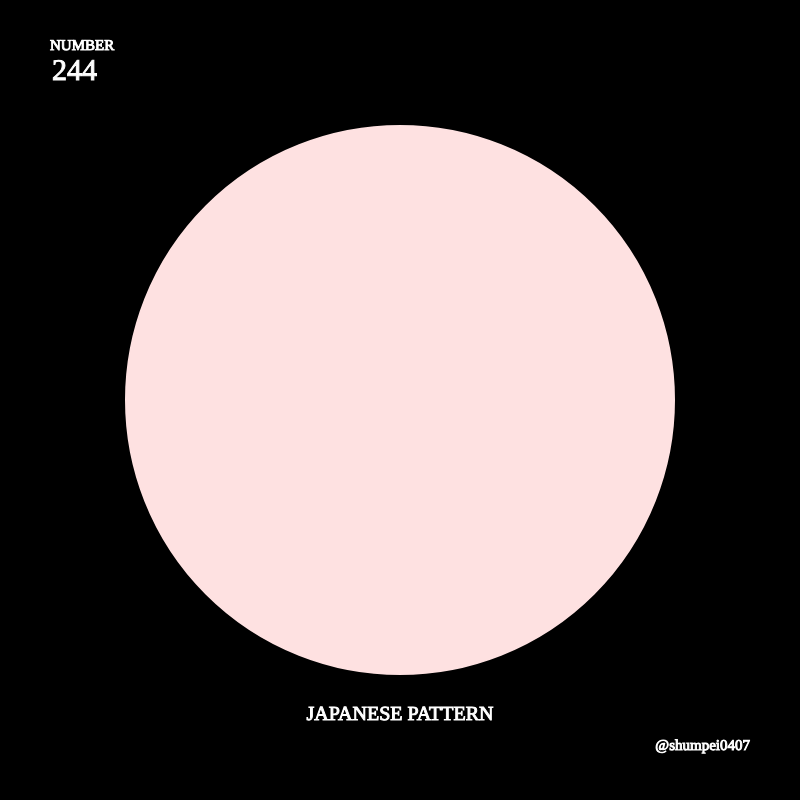
Frame 1 (no input)
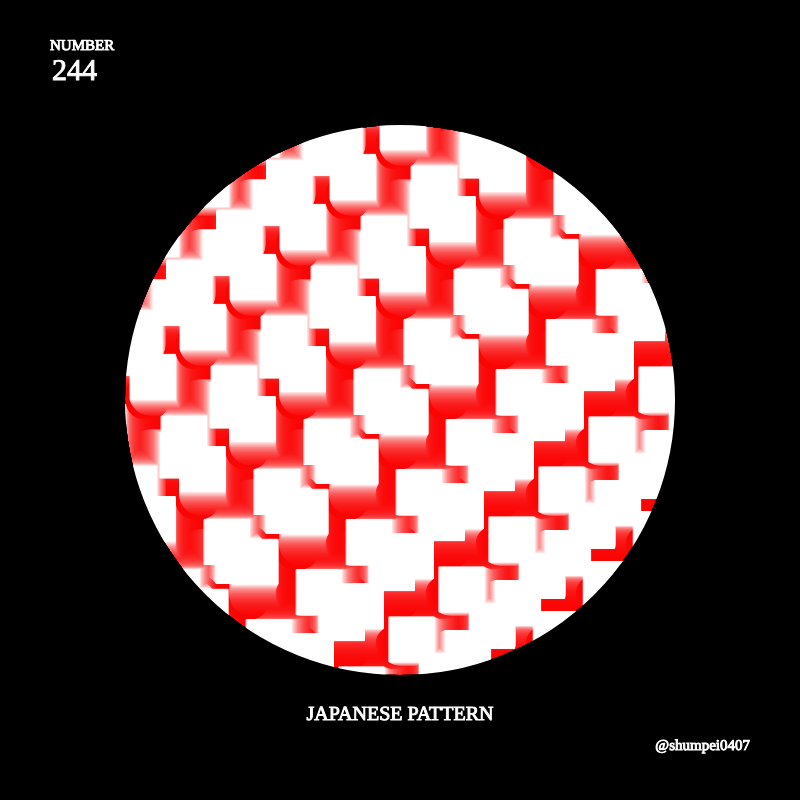
Frame 60 (no input)
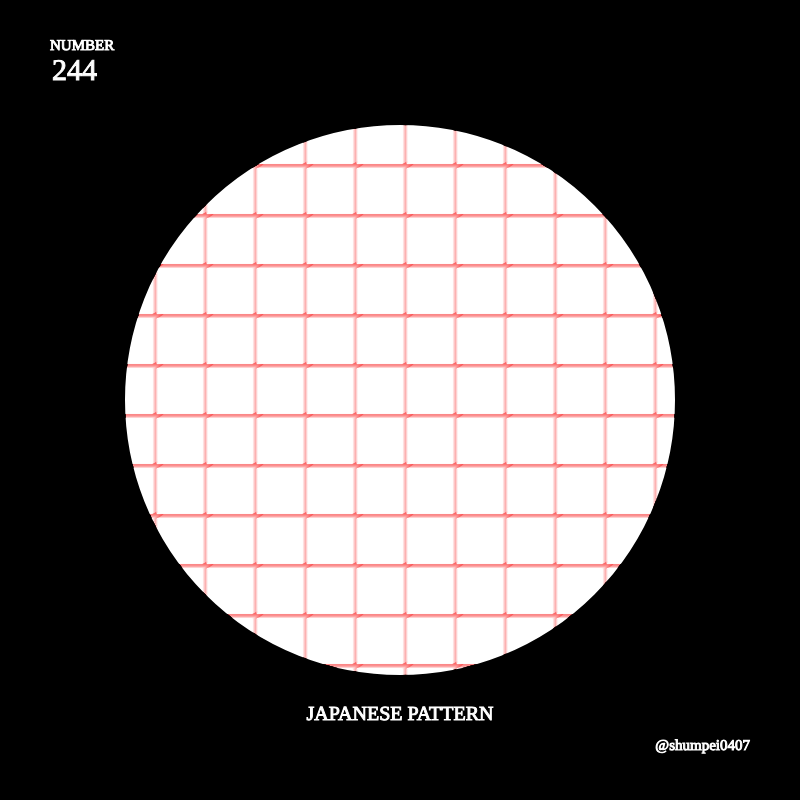
Frame 120 (the mouse pressed at the canvas centre since frame 60)

The p5.js sketch that drew these frames (run headless with seeded random() and noise() and a simulated clock; from frame 60 on, the mouse is pressed at the canvas centre):

// p5.js sketch
// ── sketch.js
let t = 0; 

function setup() {
  createCanvas(800, 800);
  noStroke();
  fill(241, 241, 241,1);
}

function draw() {
  background(243, 8, 7,30); 

  for (let x = 0; x <= width; x = x + 50) {
    for (let y = 0; y <= height; y = y + 50) {

      const xAngle = map(mouseX, 0, width, -10 * PI, 10 * PI, true);
      const yAngle = map(mouseY, 0, height, -10 * PI, 10 * PI, true);

      const angle = xAngle * (x / width) + yAngle * (y / height);

      const myX = x + 20 * cos(2 * PI * t + angle);
      const myY = y + 20 * sin(2 * PI * t + angle);

      rect(myX, myY, 45,45); 
    }
  }

  t = t + 0.01;
    
  noFill();
  stroke(0);
  strokeWeight(300);
  ellipse(400,400,850,850);
    
  textFont('Oswald');
  fill(255);
  strokeWeight(1);
  stroke(255);
  textAlign(LEFT);
  textSize(15);
  text('NUMBER', 50, 50);
  textSize(30);
  text('244', 52, 80);
  textSize(15);
  textAlign(RIGHT);
  text('@shumpei0407', width - 50, height - 50); 
  textAlign(CENTER);
  textSize(20);
  text('JAPANESE PATTERN', width/2, 720);

}
